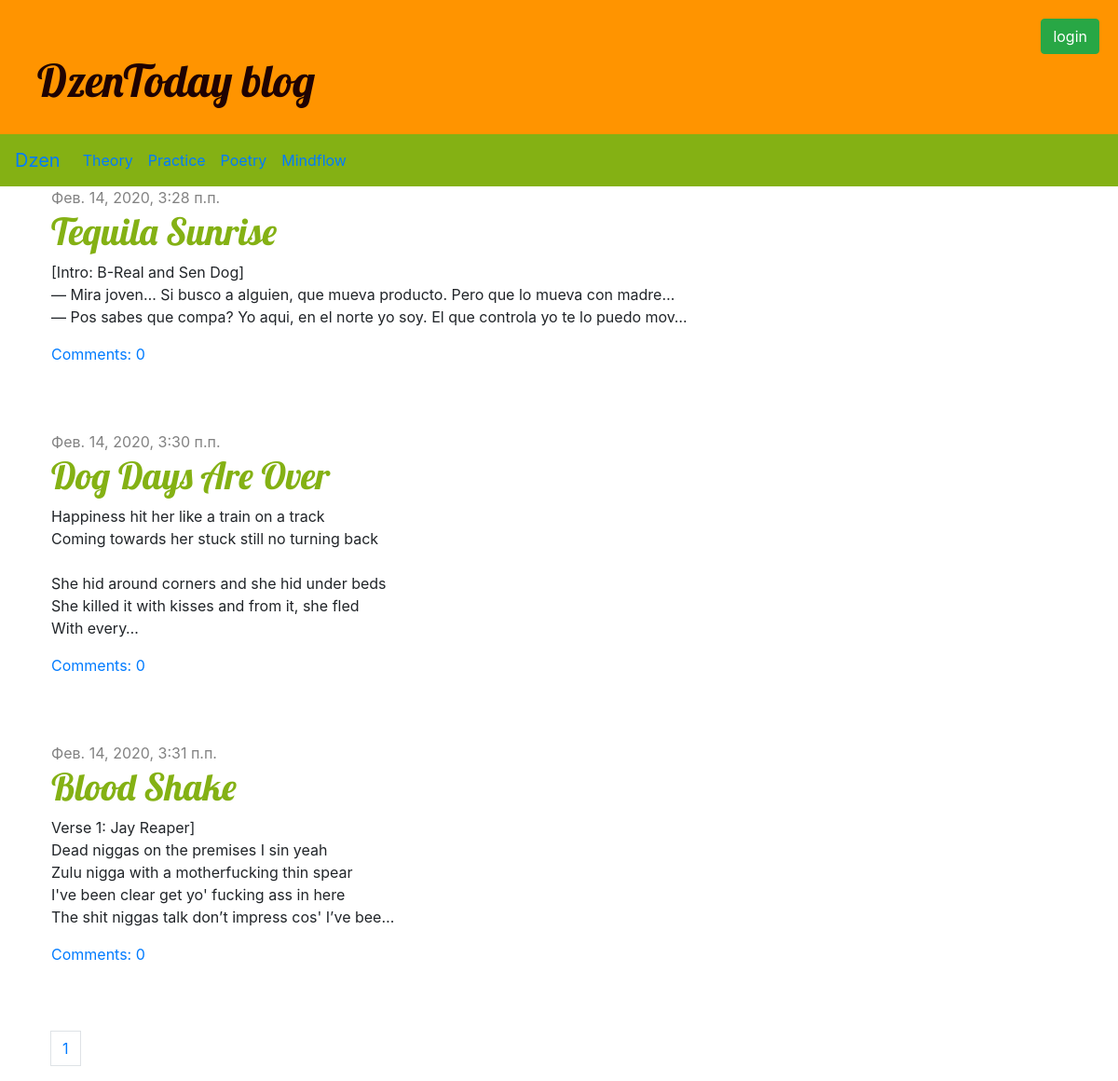
The app's page /, older data.
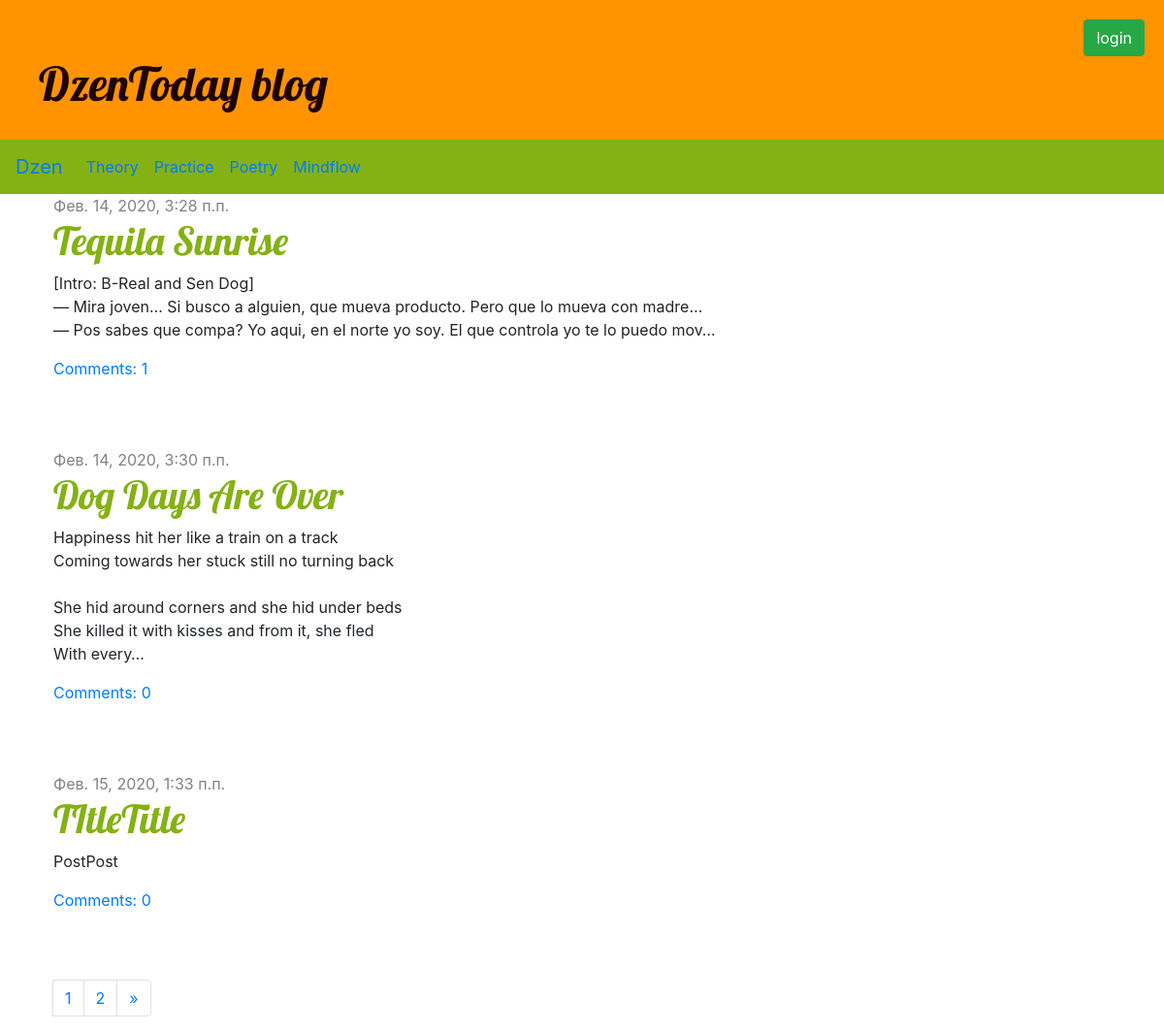
The same page, newer data.
### blog/models.py (models this page shows, shortened)
class Post(models.Model):
    theory = "th"
    practice = "pr"
    poetry = "po"
    mindflow = "mf"
    THEME_CHOICES = (
        (theory, "Theory"),
        (practice, "Practice"),
        (poetry, "Poetry"),
        (mindflow, "Mindflow"),
    )
    author = models.ForeignKey(settings.AUTH_USER_MODEL, on_delete=models.CASCADE)
    title = models.CharField(max_length=200)
    text = models.TextField()
    created_date = models.DateTimeField(default=timezone.now)
    published_date = models.DateTimeField(blank=True, null=True)
    theme = models.CharField(max_length=2, choices=THEME_CHOICES, default=theory)
    slug = AutoSlugField(populate_from="title")
    def approved_comments(self):
        return self.comments.filter(approved_comment=True)
    class Meta:
        ordering = ("-published_date",)

### blog/views.py (the view)
# urls.py: path('', views.post_list, name='post_list'), #'' - этот шаблон соответствует пустой строке
def post_list(request):
    posts = Post.objects.filter(published_date__lte=timezone.now()).order_by(
        "published_date"
    )
    paginator = Paginator(
        posts, 3
    )  # создаём пагинатор (разбиение на страницы), по 3 поста на страничку
    page = request.GET.get("page")
    try:
        posts = paginator.page(page)
    except PageNotAnInteger:
        posts = paginator.page(1)
    except EmptyPage:
        posts = paginator.page(paginator.num_pages)
    return render(request, "blog/post_list.html", {"posts": posts})

### blog/templates/blog/post_list.html
{% extends 'blog/base.html' %}
{% block content %}
    {% for post in posts %}
        <div class="post">
            <div class="date">
                {{ post.published_date }}
            </div>
            <h1><a href="{% url 'post_detail' slug=post.slug %}">{{ post.title }}</a></h1>
            <p>{{ post.text|truncatechars:200|linebreaksbr }}</p>
            <a href="{% url 'post_detail' slug=post.slug %}">Comments: {{ post.approved_comments.count }}</a>
        </div>
    {% endfor %}
    {% include "blog/pagination.html" with page=posts %}
{% endblock %}

Row changes from the older to the newer data that the page shows:
no longer on this page (row edited): Post: published_date "Фев. 14, 2020, 3:31 п.п.", title "Blood Shake", text "Verse 1: Jay Reaper] Dead niggas on the premises I sin yeah Zulu nigga with a motherfucking thin spear I've been clear get yo' fucking ass in here The shit niggas talk don’t impress cos' I’ve bee…", approved_comments.count "0"
computed for Post "Tequila Sunrise": approved_comments.count "0" → "1"
added Post: published_date "Фев. 15, 2020, 1:33 п.п.", title "TItleTitle", text "PostPost", approved_comments.count "0"
Text that changed along with them:
new list line: "2"
